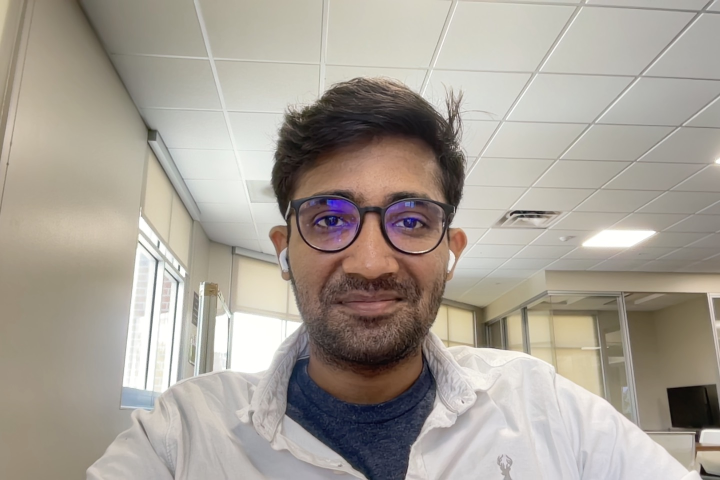
#> input picture Family/known/Abhi.jpg, 1440 x 960 px, given in place of the camera (shown at 1/2 size)
$ python 08z_best_ObjectTracking_by_color.py
#> lines starting #> are read from the running program, lines starting #| are printed output that depends on the picture; after the words box and inside, x2 and y2 are one past the last pixel; in counts of white or black regions, pixels touching at a corner belong together
import cv2
import numpy as np

class TrackbarHandler:
    def __init__(self):
        self.hue_low = 0
        self.hue_high = 14
        self.sat_low = 59
        self.sat_high = 180
        self.val_low = 68
        self.val_high = 178

    def on_hue_low(self, val):
        self.hue_low = val
        print('Hue Low', self.hue_low)

    def on_hue_high(self, val):
        self.hue_high = val
        print('Hue High', self.hue_high)

    def on_sat_low(self, val):
        self.sat_low = val
        print('Saturation Low', self.sat_low)

    def on_sat_high(self, val):
        self.sat_high = val
        print('Saturation High', self.sat_high)

    def on_val_low(self, val):
        self.val_low = val
        print('Value Low', self.val_low)

    def on_val_high(self, val):
        self.val_high = val
        print('Value High', self.val_high)

def initialize_trackbars(trackbar_handler):
    cv2.namedWindow('MyTrackbar')
    cv2.imshow('MyTrackbar', np.zeros((1, 1)))
    cv2.moveWindow('MyTrackbar', 2*(width+5), 0)

    cv2.createTrackbar('Hue Low', 'MyTrackbar', 0, 179, trackbar_handler.on_hue_low)
    cv2.createTrackbar('Hue High', 'MyTrackbar', 14, 179, trackbar_handler.on_hue_high)
    cv2.createTrackbar('Sat Low', 'MyTrackbar', 59, 255, trackbar_handler.on_sat_low)
    cv2.createTrackbar('Sat High', 'MyTrackbar', 180, 255, trackbar_handler.on_sat_high)
    cv2.createTrackbar('Val Low', 'MyTrackbar', 68, 255, trackbar_handler.on_val_low)
    cv2.createTrackbar('Val High', 'MyTrackbar', 178, 255, trackbar_handler.on_val_high)

def main():
    trackbar_handler = TrackbarHandler()

    # webcam settings
    cam = cv2.VideoCapture(0)
    if not cam.isOpened():
        raise IOError("Cannot open webcam")
    global width, height
    width, height = 640, 360
    cam.set(cv2.CAP_PROP_FRAME_WIDTH, width)
    cam.set(cv2.CAP_PROP_FRAME_HEIGHT, height)
    cam.set(cv2.CAP_PROP_FPS, 30)
    cam.set(cv2.CAP_PROP_FOURCC, cv2.VideoWriter_fourcc(*'MJPG'))

    initialize_trackbars(trackbar_handler)

    # Main loop
    while True:
        #to read a frame and flip it
        ret, flipped_frame = cam.read()
#> flipped_frame is the input picture: shape (960, 1440, 3); mean B, G, R 150.6, 160.2, 167.4
        frame = cv2.flip(flipped_frame, 1)
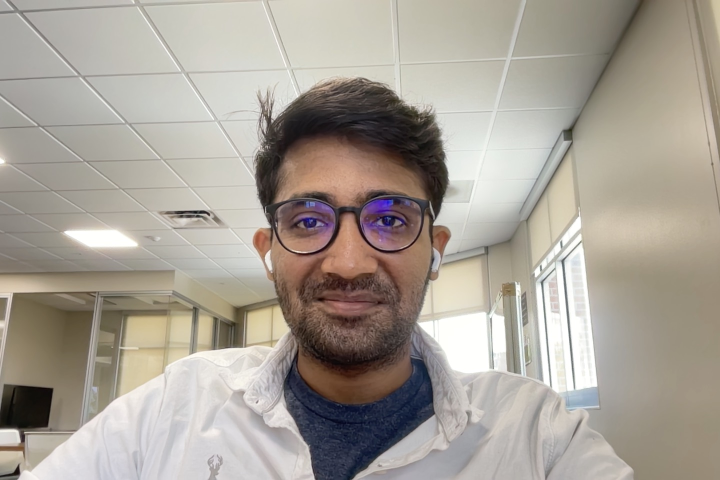
#> frame: shape (960, 1440, 3) (shown at 1/2 size); mean B, G, R 150.6, 160.2, 167.4

        if not ret:
            break

        HSV_frame = cv2.cvtColor(frame, cv2.COLOR_BGR2HSV)
#> HSV_frame: shape (960, 1440, 3); mean H, S, V 33.8, 36, 168.6

        # define color bounds and create mask to isolate objects of specified color
        lower_bound = np.array([trackbar_handler.hue_low, trackbar_handler.sat_low, trackbar_handler.val_low])
        upper_bound = np.array([trackbar_handler.hue_high, trackbar_handler.sat_high, trackbar_handler.val_high])

        mask = cv2.inRange(HSV_frame, lower_bound, upper_bound)
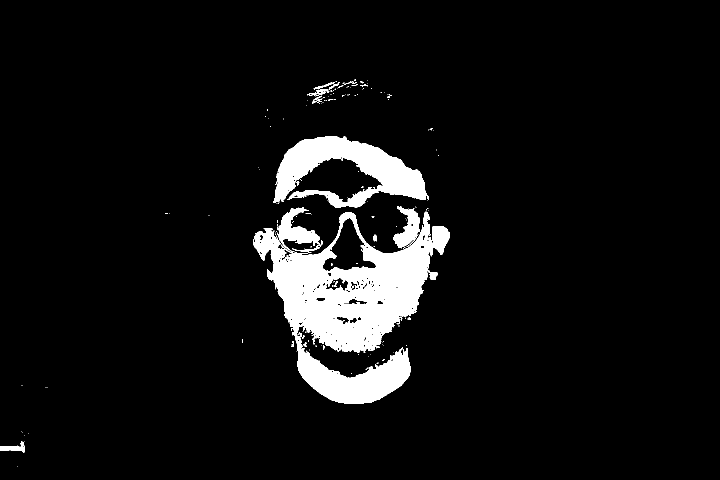
#> mask: shape (960, 1440) (shown at 1/2 size); 6.7% white; 181 white regions (160 under 20 px), largest, box (x1, y1, x2, y2) and area: (506, 414, 900, 808) 67165, (546, 272, 858, 415) 20785, (786, 412, 840, 496) 2290
        mask_small = cv2.resize(mask, (320, 180))
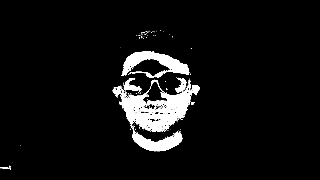
#> mask_small: shape (180, 320); min 0, max 255, mean 17

        # apply mask to original frame to isolate object of interest
        object_of_interest = cv2.bitwise_and(frame, frame, mask=mask)
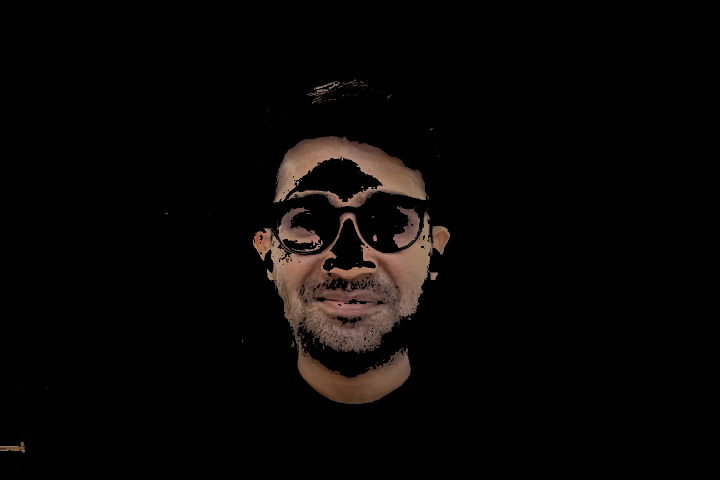
#> object_of_interest: shape (960, 1440, 3) (shown at 1/2 size); mean B, G, R 5.1, 6, 8.2
        object_of_interest_small = cv2.resize(object_of_interest, (320, 180))
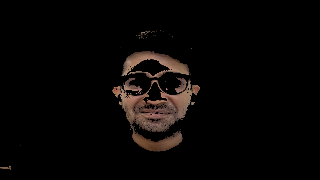
#> object_of_interest_small: shape (180, 320, 3); mean B, G, R 5, 6, 8.1

        # display the mask, object of interest, and the original frame
        cv2.imshow('myMask', mask_small)
        cv2.moveWindow('myMask', width, 0)
        cv2.imshow('Object found', object_of_interest_small)
        cv2.moveWindow('Object found', width, 210)
        cv2.imshow('frame01', frame)
        cv2.moveWindow('frame01', 0, 0)

        # exit program on 'q' key press
        if cv2.waitKey(1) & 0xFF == ord('q'):
#> (key q is pressed here)
            break

    # clean up
    cam.release()
    cv2.destroyAllWindows()

if __name__ == "__main__":
    main()

$ run again, on Family/known/Dada.jpeg
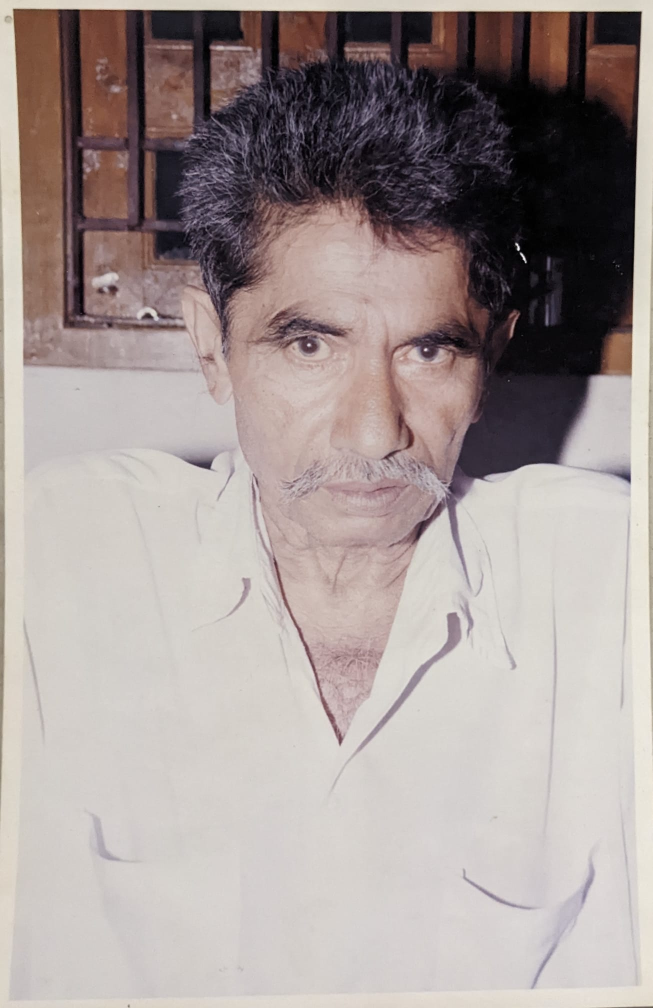
#> input picture Family/known/Dada.jpeg, 1306 x 2016 px, given in place of the camera (shown at 1/2 size)
#> in main, flipped_frame is the input picture: shape (2016, 1306, 3); mean B, G, R 151.1, 153.5, 164.4
#> HSV_frame: shape (2016, 1306, 3); mean H, S, V 45.2, 34.3, 165
#> in main, `mask = cv2.inRange(HSV_frame, lower_bound, upper_bound)`:
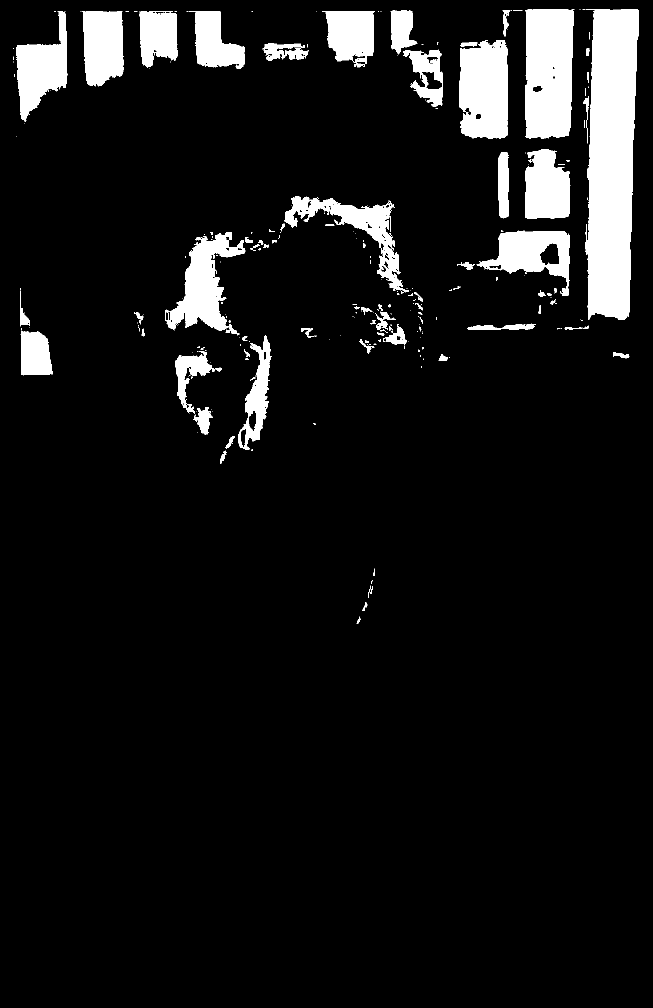
#> mask: shape (2016, 1306) (shown at 1/2 size); 8.4% white; 307 white regions (220 under 20 px), largest, box (x1, y1, x2, y2) and area: (1171, 18, 1278, 640) 53734, (1050, 19, 1149, 277) 23254, (918, 80, 1016, 277) 17119
#> in main, `object_of_interest_small = cv2.resize(object_of_interest, (320, 180))`:
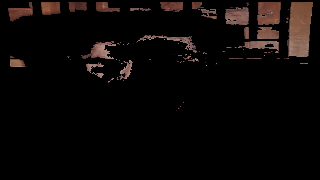
#> object_of_interest_small: shape (180, 320, 3); mean B, G, R 6.2, 7.2, 10.4

$ run again, on Family/known/Didi.jpeg
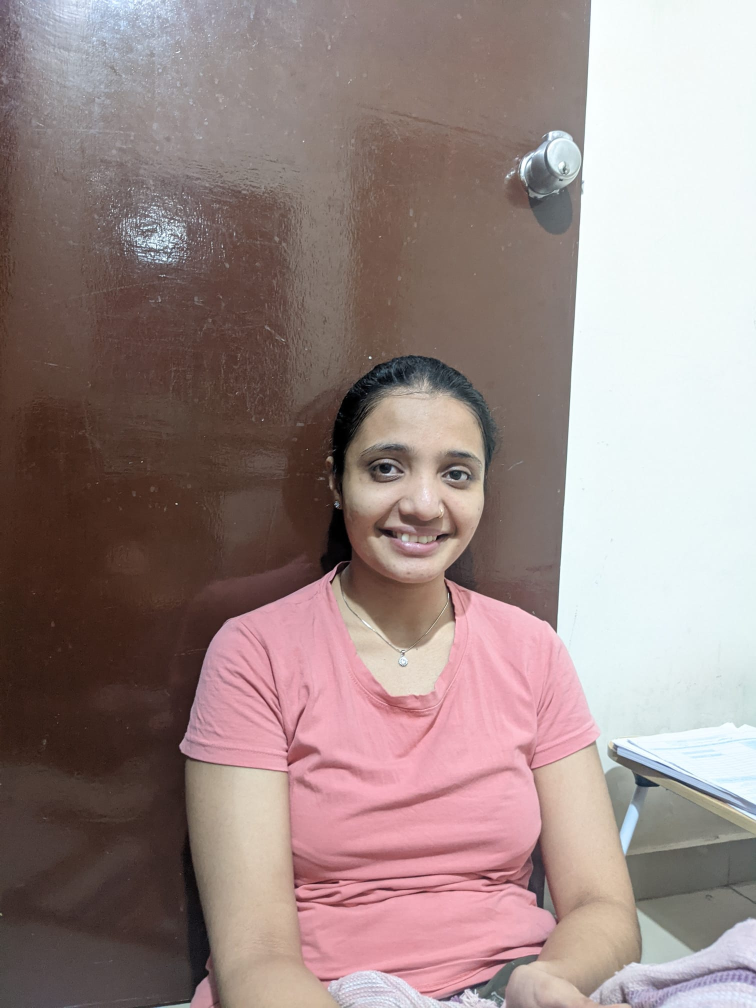
#> input picture Family/known/Didi.jpeg, 1512 x 2016 px, given in place of the camera (shown at 1/2 size)
#> in main, flipped_frame is the input picture: shape (2016, 1512, 3); mean B, G, R 134.5, 136.6, 155.1
#> HSV_frame: shape (2016, 1512, 3); mean H, S, V 61.2, 55.4, 157.9
#> in main, `mask = cv2.inRange(HSV_frame, lower_bound, upper_bound)`:
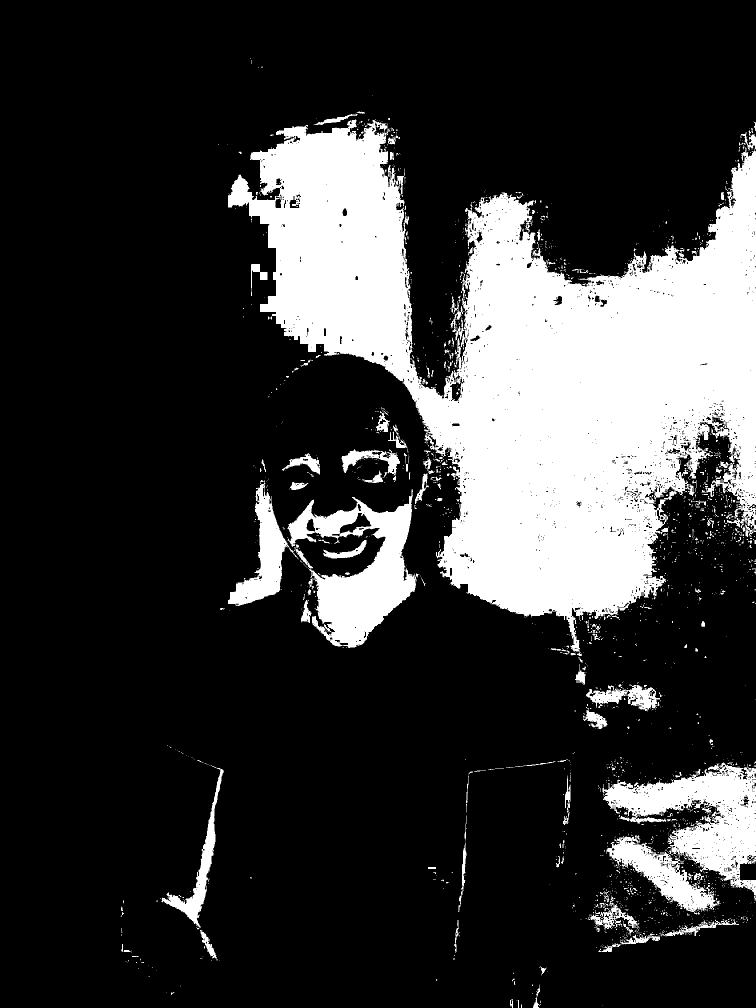
#> mask: shape (2016, 1512) (shown at 1/2 size); 21.2% white; 1913 white regions (1732 under 20 px), largest, box (x1, y1, x2, y2) and area: (456, 239, 1512, 1303) 512718, (575, 978, 839, 1296) 35636, (1205, 1525, 1512, 1791) 35358
#> in main, `object_of_interest_small = cv2.resize(object_of_interest, (320, 180))`:
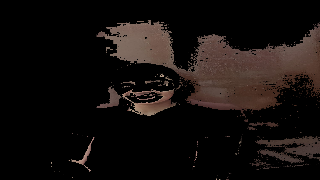
#> object_of_interest_small: shape (180, 320, 3); mean B, G, R 13.4, 15.2, 20.2

$ run again, on Family/known/Meet.jpeg
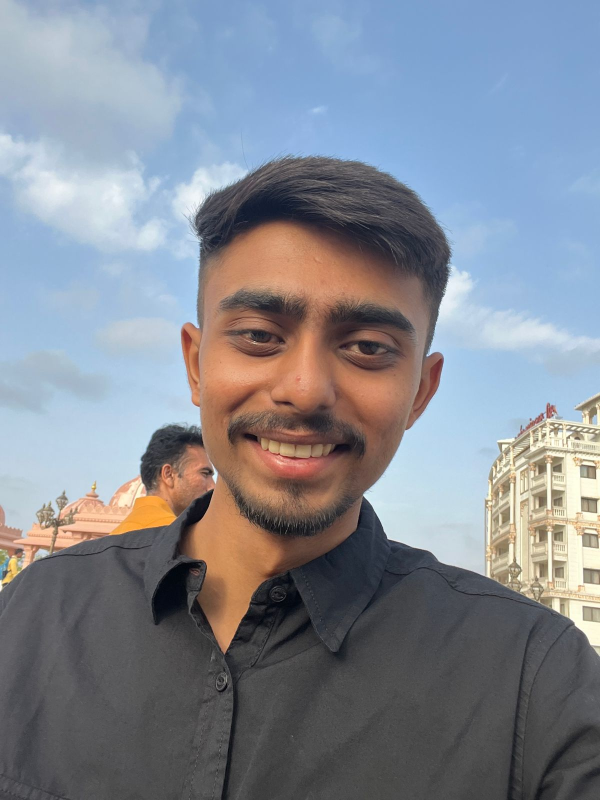
#> input picture Family/known/Meet.jpeg, 1200 x 1600 px, given in place of the camera (shown at 1/2 size)
#> in main, flipped_frame is the input picture: shape (1600, 1200, 3); mean B, G, R 146.6, 136.8, 131.6
#> HSV_frame: shape (1600, 1200, 3); mean H, S, V 79, 57.2, 159.5
#> in main, `mask = cv2.inRange(HSV_frame, lower_bound, upper_bound)`:
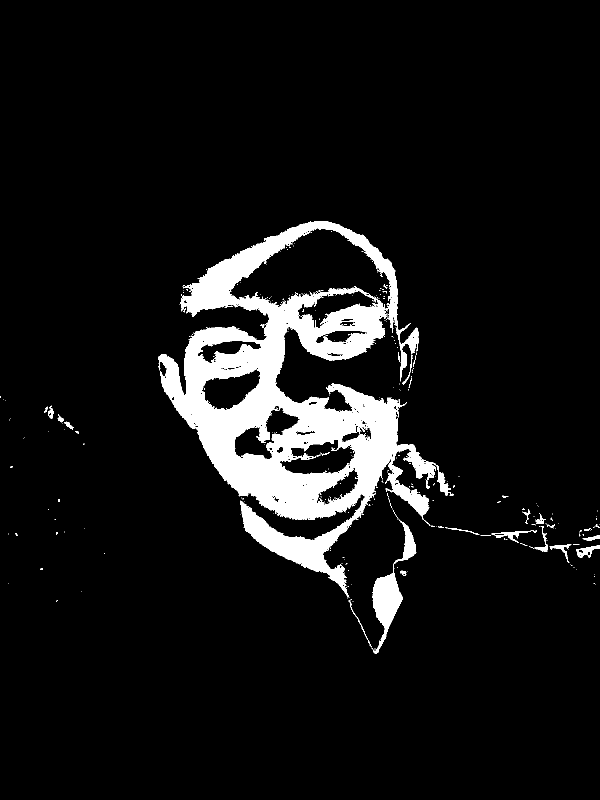
#> mask: shape (1600, 1200) (shown at 1/2 size); 7.8% white; 364 white regions (330 under 20 px), largest, box (x1, y1, x2, y2) and area: (317, 442, 907, 1197) 140015, (743, 1019, 833, 1307) 6027, (983, 1061, 1074, 1085) 526
#> in main, `object_of_interest_small = cv2.resize(object_of_interest, (320, 180))`:
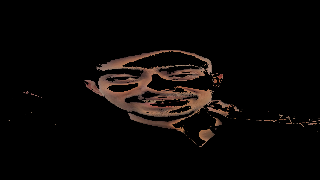
#> object_of_interest_small: shape (180, 320, 3); mean B, G, R 6, 7.3, 10.4
